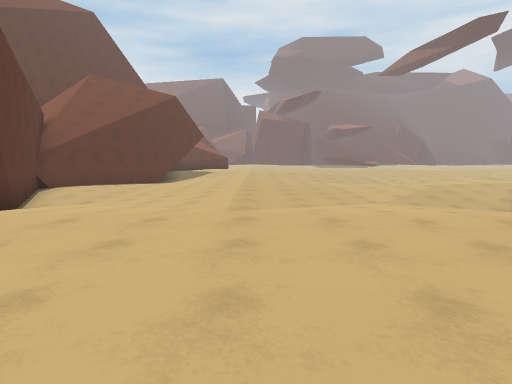
[1] (above)

24 first-person views from a walk through a scene from a Unity 3-D project. The camera is 1.3 m above the floor, tilts 6° down and sees 80° across. The floor is counted in squares, 2 m on a side. Each view is taken from the middle of a square. On the plan, view 1 faces up. The plan holds only what a view shows up to about 10 squares ahead; the rest is blank. The place goes on beyond the plan.

[2]
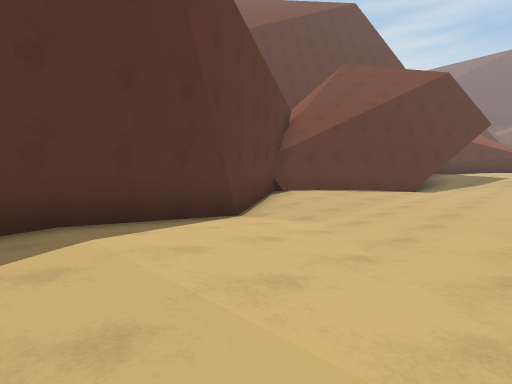

[3]
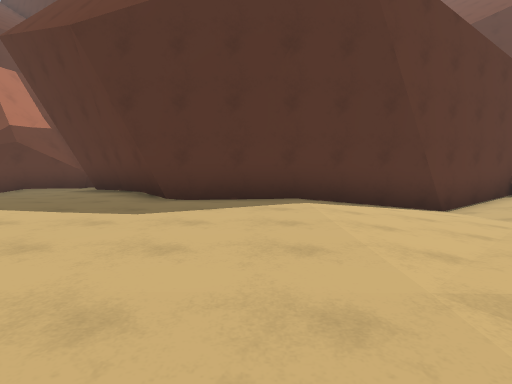

[4]
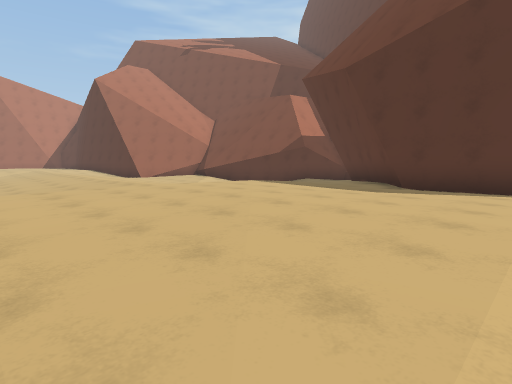

[5]
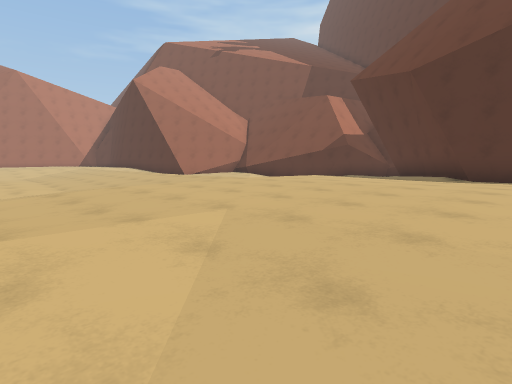

[6]
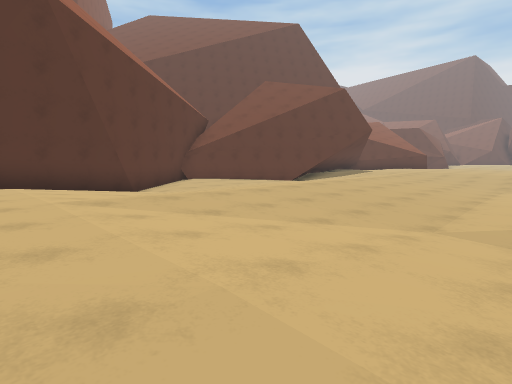

[7]
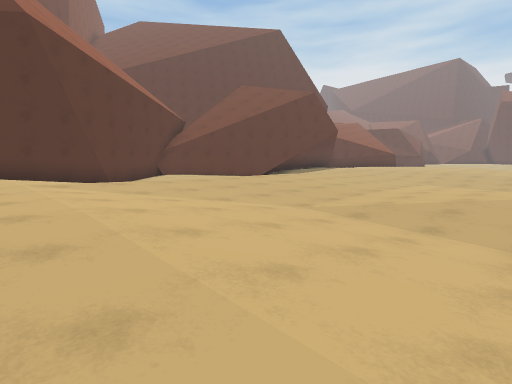

[8]
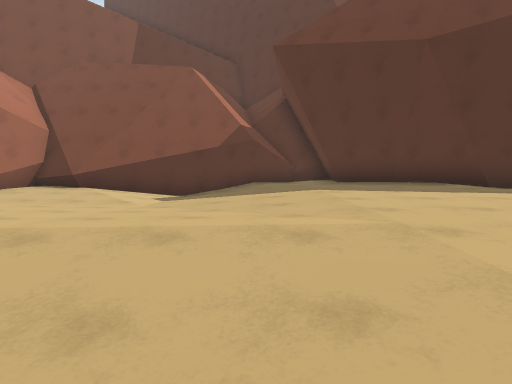

[9]
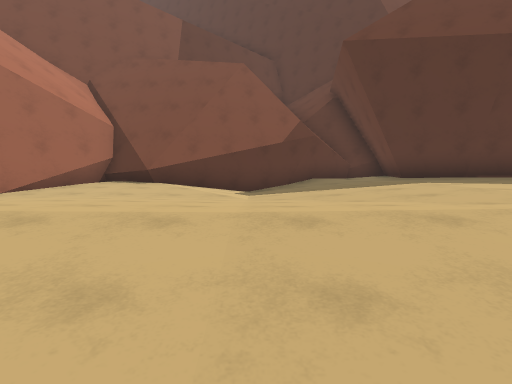

[10]
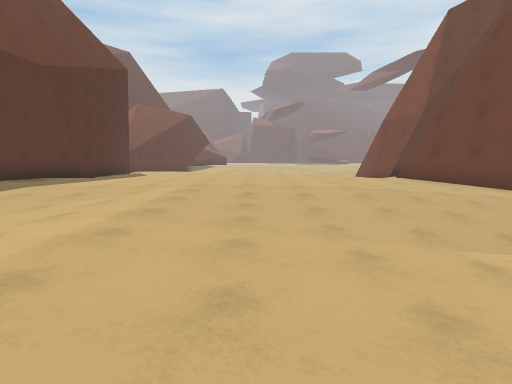

[11]
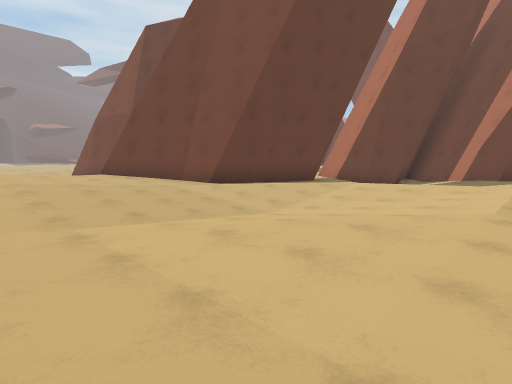

[12]
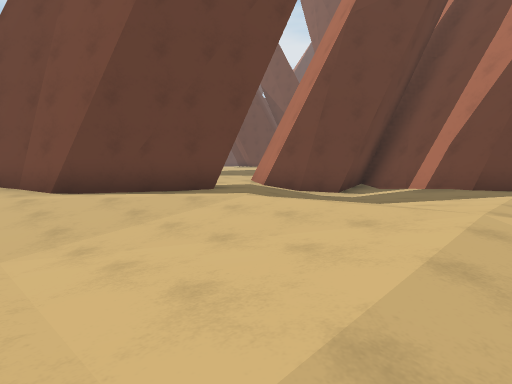

[13]
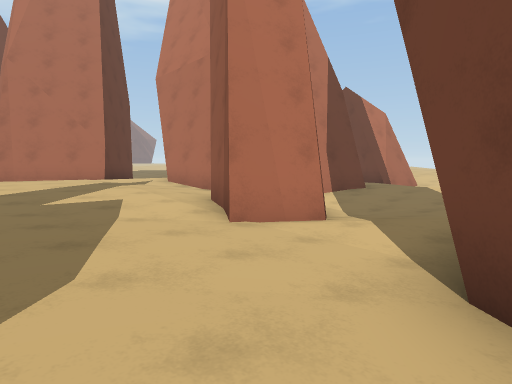

[14]
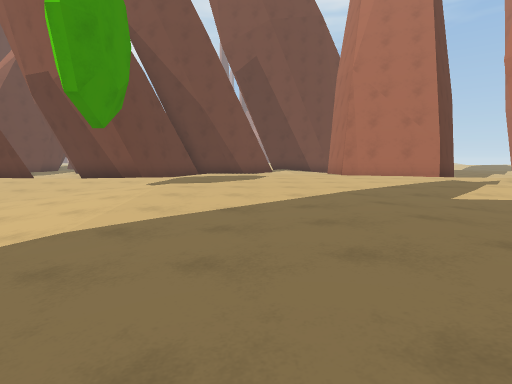

[15]
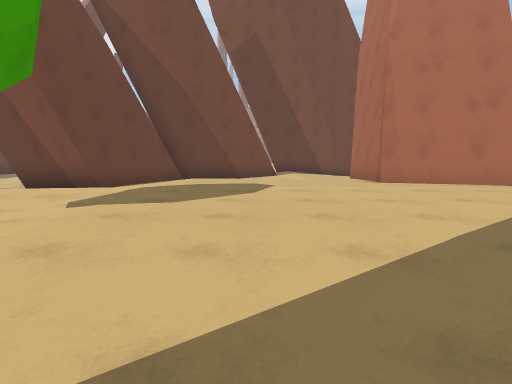

[16]
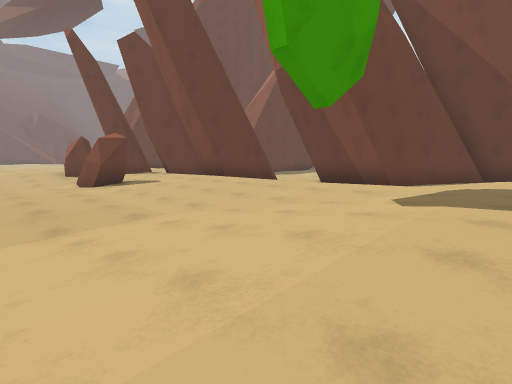

[17]
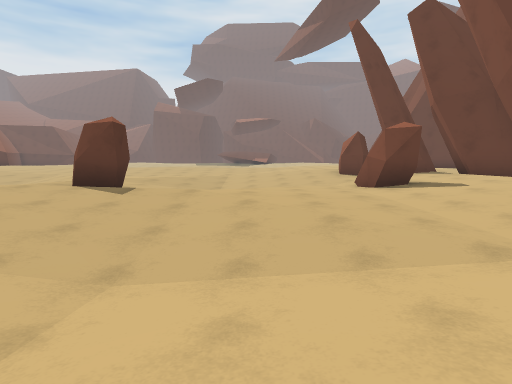

[18]
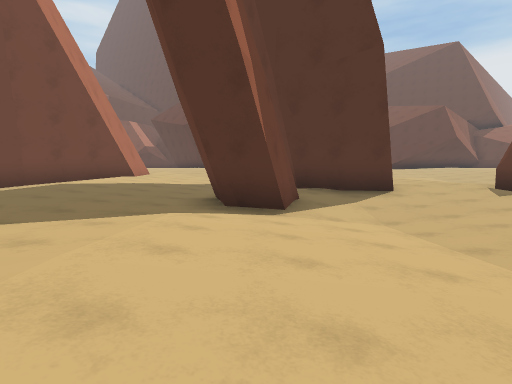

[19]
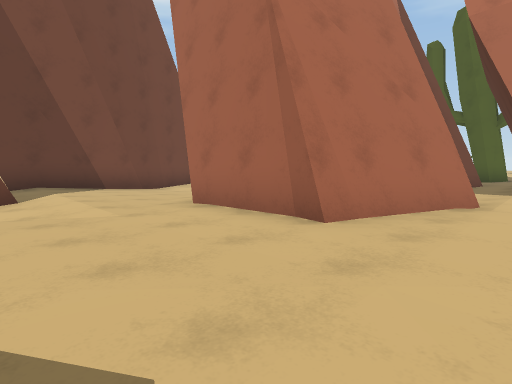

[20]
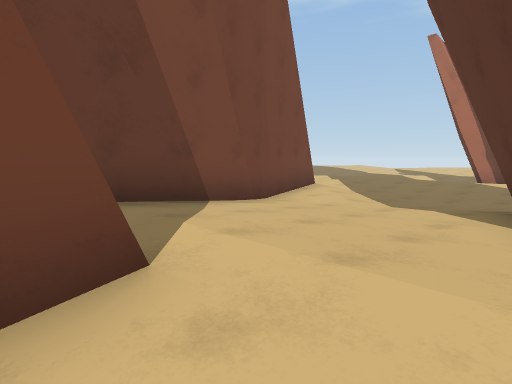

[21]
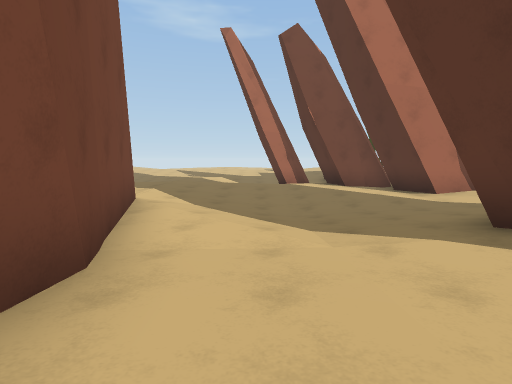

[22]
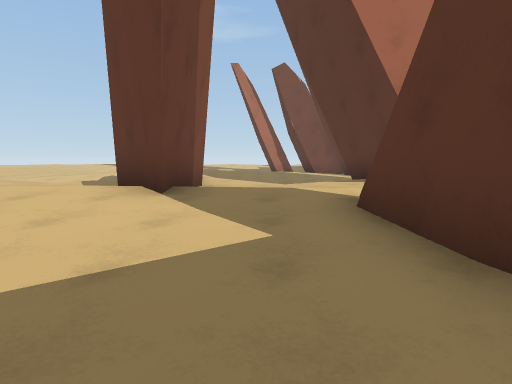

[23]
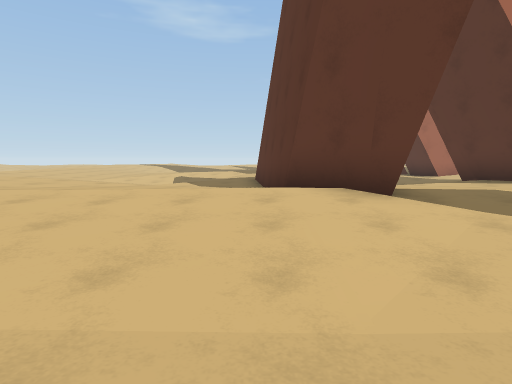

[24]
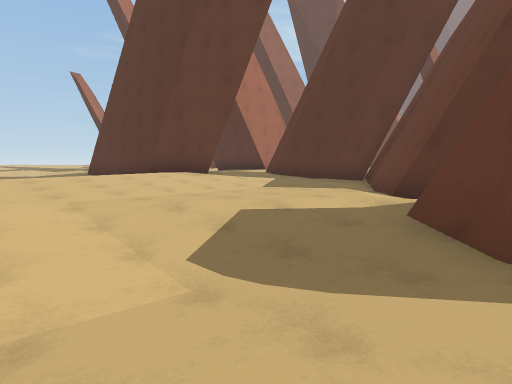

### Floor plan
Key: @ floor where view 1 was taken; # wall or solid block; . main floor; : floor 0.25 m higher than the main floor; - floor 0.25 m lower than the main floor; + floor 0.5 m higher than the main floor; _ floor 0.5 m lower than the main floor; < floor 0.75 m lower than the main floor; / step, stairs or slope; R rock.
Columns run from 9 left of view 1 to 35 right of it. Each row starts with its distance up from view 1.
 15       ..   ..--_    .-_--.. ##
 14     #/..  :.--_     -___--. :#
 13    ##-.. ::.--      -_   -R.:##
 12    #.-.: ::.---    RR   .-RR:#
 11   ##.-.: ::.-..    :R  ..-.::#
 10   #..-.::::.-......:.....-.:::#
  9   #..-.::::.-..--- .---..-.:::  #      ##--.
  8   ##--..:::.---_   #-__---..:: ##      #-__-
  7    #_-..:::.--_<   #-_<__-..:: ##   #-..-_<_
  6    #-...:::..--_   #.-_--...:: ######....-_-
  5    ##::::+:::..-     ##-.::::+:::##-......--
  4     #:++++++::..  .-.##.::++++++: #....-....
  3     #:++++++::.. .......::++++++  #........
  2     #:++++++:::  :::::::::++++++::#::::::::
  1    ##:++++++:::  :::::::::++++++:::::#::::::
  0   ##::+++@++:::###::::::::++++++:::::## ::::
 -1  ##:::++++++::::###:::::::++++####:::## :::::
 -2 ##..::++++++::..####....::++++#  #...##.....:
 -3 #...::++++++::...###..##::+++##  #....##....:
 -4 ##--.::::+:::..-...#..###::::+#  #.-..##..
 -5  #_--...:::..--_-....-### ###:  .--_-.#
 -6  #<__-..:::.--_<_-..-_<###   : .--_<_-.
 -7  ##---..:::.---__-..-__-#    : .---__-..
 -8   #..-.::::.-..---..---.#    : ##..---..
 -9   #..-.:: :.-......:....#    :###.......
-10   #..-.    .-......:. ..        ##..

Where each view was taken, in squares from view 1:
view 1: 0 up, 0 right, facing up
view 2: 3 up, 1 left, facing up-left
view 3: 3 up, 1 right, facing left
view 4: 4 up, 3 right, facing down-left
view 5: 3 up, 5 right, facing down-left
view 6: 3 up, 4 right, facing up-left
view 7: 3 up, 6 right, facing up-left
view 8: 4 down, 2 right, facing left
view 9: 6 down, 2 right, facing left
view 10: 9 down, 1 right, facing up
view 11: 10 down, 2 right, facing up-right
view 12: 10 down, 6 right, facing up-right
view 13: 0 up, 10 right, facing down-right
view 14: 2 up, 11 right, facing right
view 15: 2 up, 14 right, facing right
view 16: 3 up, 14 right, facing up-right
view 17: 5 up, 14 right, facing up
view 18: 5 up, 18 right, facing left
view 19: 2 up, 19 right, facing down-right
view 20: 2 up, 24 right, facing down-right
view 21: 0 up, 27 right, facing down
view 22: 5 up, 27 right, facing down
view 23: 5 up, 30 right, facing down
view 24: 9 up, 34 right, facing down-left
